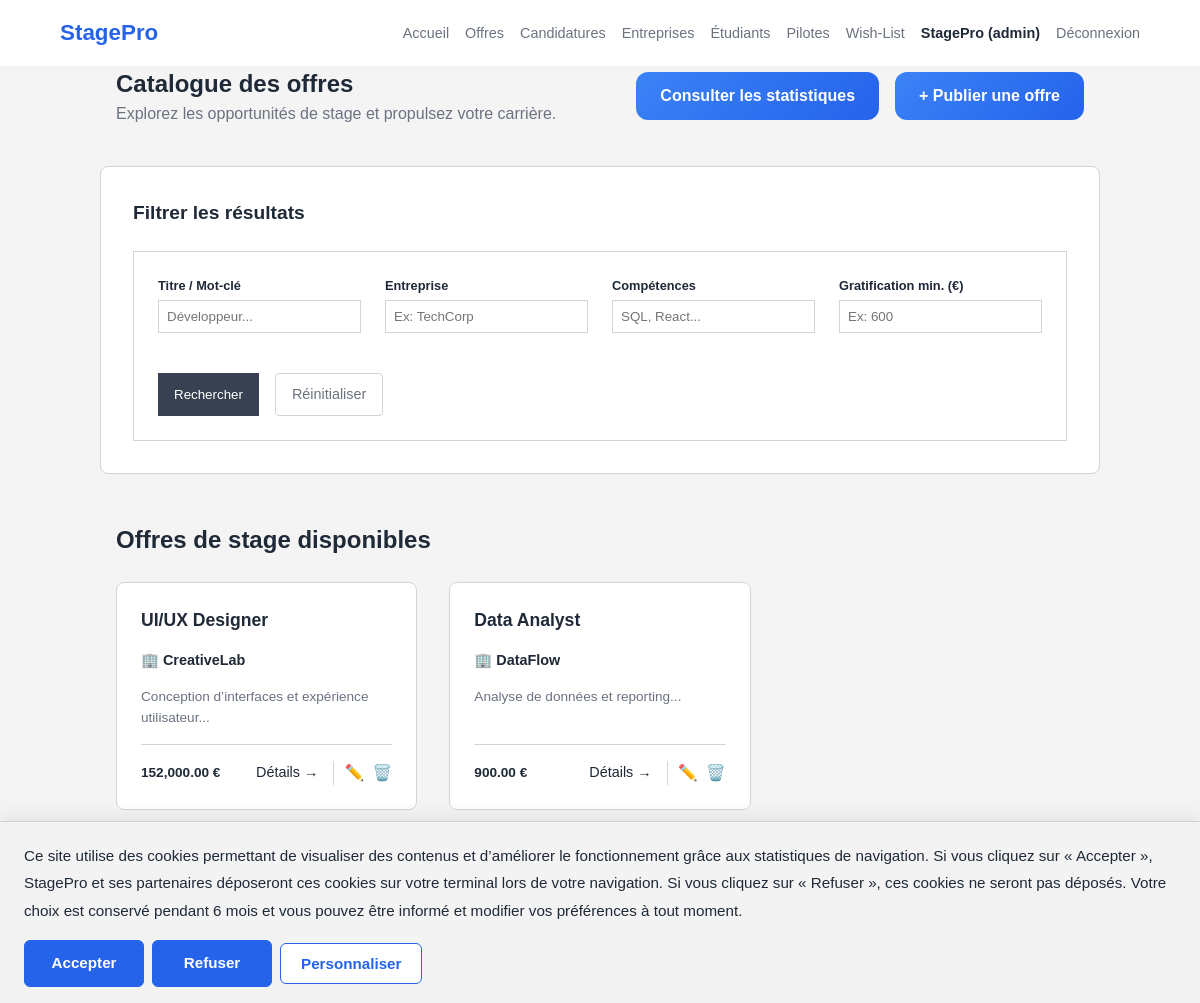
The app's page /index.php?page=offres (signed in) with its own data.
### tables this page shows
CREATE TABLE `offres` (
  `id` int(11) NOT NULL,
  `entreprise_id` int(11) NOT NULL,
  `titre` varchar(150) NOT NULL,
  `description` text NOT NULL,
  `competences` text DEFAULT NULL,
  `localite` varchar(255) DEFAULT NULL,
  `duree` varchar(100) DEFAULT NULL,
  `nb_places` int(11) DEFAULT 1,
  `remuneration` decimal(10,2) DEFAULT NULL,
  `date_offre` date NOT NULL,
  `created_at` timestamp NOT NULL DEFAULT current_timestamp()
);

CREATE TABLE `entreprises` (
  `id` int(11) NOT NULL,
  `nom` varchar(150) NOT NULL,
  `description` text DEFAULT NULL,
  `email_contact` varchar(150) DEFAULT NULL,
  `telephone_contact` varchar(30) DEFAULT NULL,
  `created_at` timestamp NOT NULL DEFAULT current_timestamp()
);

### app/Controllers/OffreController.php (called while the page is built, shortened)
<?php
require_once __DIR__ . '/../Models/Offre.php';
class OffreController {
    private $model;
    public function __construct() {
        $this->model = new Offre();
    }
    public function index() {
        $filters = [
            'titre' => trim($_GET['titre'] ?? ''),
            'entreprise' => trim($_GET['entreprise'] ?? ''),
            'competences' => trim($_GET['competences'] ?? ''),
            'remuneration' => trim($_GET['remuneration'] ?? '')
        ];
        $hasFilters = !empty(array_filter($filters));
        $offres = $hasFilters ? $this->model->search($filters) : $this->model->findAll();
        include __DIR__ . '/../Views/layout/header.php';
        include __DIR__ . '/../Views/offres/liste.php';
        include __DIR__ . '/../Views/layout/footer.php';
    }
}

### config/Database.php (called while the page is built)
<?php
class Database {
    private static $instance = null;
    public static function getConnection() {
        if (self::$instance === null) {
            try {
                self::$instance = new PDO(
                    "mysql:host=localhost;dbname=stagepro;charset=utf8",
                    "root",
                    ""
                );
                self::$instance->setAttribute(PDO::ATTR_ERRMODE, PDO::ERRMODE_EXCEPTION);
                self::$instance->setAttribute(PDO::ATTR_DEFAULT_FETCH_MODE, PDO::FETCH_ASSOC);
            } catch (PDOException $e) {
                die("Erreur de connexion : " . $e->getMessage());
            }
        }
        return self::$instance;
    }
}

### app/Models/Offre.php (called while the page is built, shortened)
<?php
require_once __DIR__ . '/../../config/Database.php';
class Offre {
    private PDO $pdo;
    public function __construct() {
        $this->pdo = Database::getConnection();
    }
    public function findAll(): array {
        $sql = "SELECT o.*, e.nom AS entreprise_nom
                FROM offres o
                LEFT JOIN entreprises e ON o.entreprise_id = e.id
                ORDER BY o.date_offre DESC, o.id DESC";
        $stmt = $this->pdo->query($sql);
        return $stmt->fetchAll(PDO::FETCH_ASSOC);
    }
}

### app/Views/offres/liste.php (the view, shortened to what this page needs)
<section>
  <div style="display: flex; justify-content: space-between; align-items: center;">
    <div>
      <h1>Catalogue des offres</h1>
      <p style="color: var(--text-muted);">Explorez les opportunités de stage et propulsez votre carrière.</p>
    </div>
    <div style="display: flex; gap: 1rem;">
        <a href="index.php?page=offres-stats" class="btn-cta">Consulter les statistiques</a>
        <?php if (isset($_SESSION['user']) && in_array($_SESSION['user']['role_nom'] ?? $_SESSION['user']['role'], ['admin', 'pilote'])): ?>
          <a href="index.php?page=offre-create" class="btn-cta">+ Publier une offre</a>
        <?php endif; ?>
    </div>
  </div>
</section>
<section style="margin-top: 2rem; background: var(--surface); padding: 2rem; border-radius: 8px; border: 1px solid var(--border);">
  <h2 style="margin-bottom: 1.5rem; font-size: 1.2rem; color: var(--accent-blue);">Filtrer les résultats</h2>
  <form action="index.php" method="get">
    <div style="display: grid; grid-template-columns: repeat(auto-fit, minmax(180px, 1fr)); gap: 1.5rem;">
      <div class="form-group">
        <label for="titre">Titre / Mot-clé</label>
        <input type="search" id="titre" name="titre" placeholder="Développeur..." value="<?= htmlspecialchars($_GET['titre'] ?? '') ?>">
      </div>
      <div class="form-group">
        <label for="entreprise">Entreprise</label>
        <input type="text" id="entreprise" name="entreprise" placeholder="Ex: TechCorp" value="<?= htmlspecialchars($_GET['entreprise'] ?? '') ?>">
      </div>
      <div class="form-group">
        <label for="competences">Compétences</label>
        <input type="text" id="competences" name="competences" placeholder="SQL, React..." value="<?= htmlspecialchars($_GET['competences'] ?? '') ?>">
      </div>
      <div class="form-group">
        <label for="remuneration">Gratification min. (€)</label>
        <input type="number" id="remuneration" name="remuneration" min="0" placeholder="Ex: 600" value="<?= htmlspecialchars($_GET['remuneration'] ?? '') ?>">
      </div>
    </div>
    <div style="margin-top: 1.5rem; display: flex; gap: 1rem;">
      <button type="submit">Rechercher</button>
      <a href="index.php?page=offres" style="text-decoration: none; padding: 0.6rem 1rem; border: 1px solid var(--border); color: var(--text-muted); border-radius: 4px; font-size: 0.9rem;">Réinitialiser</a>
    </div>
  </form>
</section>
<section style="margin-top: 3rem; margin-bottom: 5rem;">
  <h2>Offres de stage disponibles</h2>
  <div style="display: grid; grid-template-columns: repeat(auto-fill, minmax(300px, 1fr)); gap: 2rem; margin-top: 1.5rem;">
    <?php if (!empty($offres)): ?>
      <?php foreach ($offres as $offre): ?>
        <article style="background: var(--surface); border: 1px solid var(--border); padding: 1.5rem; border-radius: 8px; display: flex; flex-direction: column; gap: 1rem; transition: transform 0.2s; position: relative;">
            <div style="display: flex; justify-content: space-between; align-items: flex-start;">
                <h3 style="font-size: 1.1rem; color: var(--accent-purple); margin: 0;"><?= htmlspecialchars($offre['titre']) ?></h3>
            </div>
            <p style="font-weight: 600; font-size: 0.9rem; margin: 0;">🏢 <?= htmlspecialchars($offre['entreprise_nom'] ?? 'Entreprise inconnue') ?></p>
            <p style="font-size: 0.85rem; color: var(--text-muted); flex-grow: 1; line-height: 1.5;">
                <?= substr(htmlspecialchars($offre['description']), 0, 120) ?>...
            </p>
            <div style="border-top: 1px solid var(--border); padding-top: 1rem; display: flex; justify-content: space-between; align-items: center; gap: 1rem;">
                <span style="font-size: 0.85rem; color: var(--accent-blue); font-weight: bold;">
                    <?= !empty($offre['remuneration']) ? number_format($offre['remuneration'], 2) . ' €' : 'N/C' ?>
                </span>
                <div style="display: flex; gap: 10px; align-items: center; flex-wrap: wrap;">
                    <a href="index.php?page=offre-detail&id=<?= (int)$offre['id'] ?>" style="color: var(--accent-purple); font-size: 0.9rem; text-decoration: none; font-weight: 500;">Détails →</a>
                    <?php if (isset($_SESSION['user']) && in_array($_SESSION['user']['role_nom'] ?? $_SESSION['user']['role'], ['admin', 'pilote'])): ?>
                        <div style="display: flex; gap: 8px; margin-left: 5px; border-left: 1px solid var(--border); padding-left: 10px;">
                            <a href="index.php?page=offre-edit&id=<?= (int)$offre['id'] ?>" title="Modifier" style="text-decoration: none; font-size: 1rem;">✏️</a>
                            <a href="index.php?page=offre-delete&id=<?= (int)$offre['id'] ?>"
                               style="text-decoration: none; font-size: 1rem;"
                               onclick="return confirm('Supprimer définitivement cette offre ?')"
                               title="Supprimer">
                               🗑️
                            </a>
                        </div>
                    <?php endif; ?>
                </div>
            </div>
        </article>
      <?php endforeach; ?>
    <?php else: ?>
      <p style="grid-column: 1 / -1; text-align: center; padding: 5rem; color: var(--text-muted); background: var(--surface); border-radius: 8px; border: 1px dashed var(--border);">
        Aucune offre ne correspond à vos critères.
      </p>
    <?php endif; ?>
  </div>
</section>

### public/styles.css (style rules this page uses)
:root { --bg-body: #f4f4f4; --surface: #ffffff; --accent: #2563eb; --text-main: #1f2937; --text-muted: #6b7280; --border: #d1d5db; --header-height: 0px; }
* { box-sizing: border-box; margin: 0; padding: 0; }
body { background-color: var(--bg-body); color: var(--text-main); font-family: sans-serif; line-height: 1.5; padding-bottom: 2rem; }
section { margin-bottom: 5rem; }
.btn-cta { background: linear-gradient(135deg, #3b82f6, #2563eb); color: white; padding: 12px 24px; font-size: 1rem; font-weight: 600; border-radius: 12px; text-decoration: none; display: inline-block; transition: all 0.2s ease; }
article { background: var(--surface); border: 1px solid var(--border); padding: 1rem; position: relative; min-height: 150px; background-size: cover; background-position: center; }
form { background: #fff; padding: 1.5rem; border: 1px solid var(--border); }
label { font-weight: bold; font-size: 0.8rem; display: block; margin-bottom: 0.3rem; }
input, select, textarea { width: 100%; border: 1px solid var(--border); padding: 0.5rem; margin-bottom: 1rem; }
button { background: #374151; color: #fff; border: none; padding: 0.6rem 1rem; cursor: pointer; }
section:not(.hero):not(.entreprise-showcase):not(.espaces-section):not(.stats-section) { max-width: 1000px; margin: 0 auto 2.5rem auto; padding: 0 1rem; }

### records on screen
offres: titre "UI/UX Designer", entreprise.nom "CreativeLab", description "Conception d’interfaces et expérience utilisateur", remuneration "152,000.00"
offres: titre "Data Analyst", entreprise.nom "DataFlow", description "Analyse de données et reporting", remuneration "900.00"

### other values on screen
$_SESSION['user']['prenom'] "StagePro"
$_SESSION['user']['role'] "admin"
